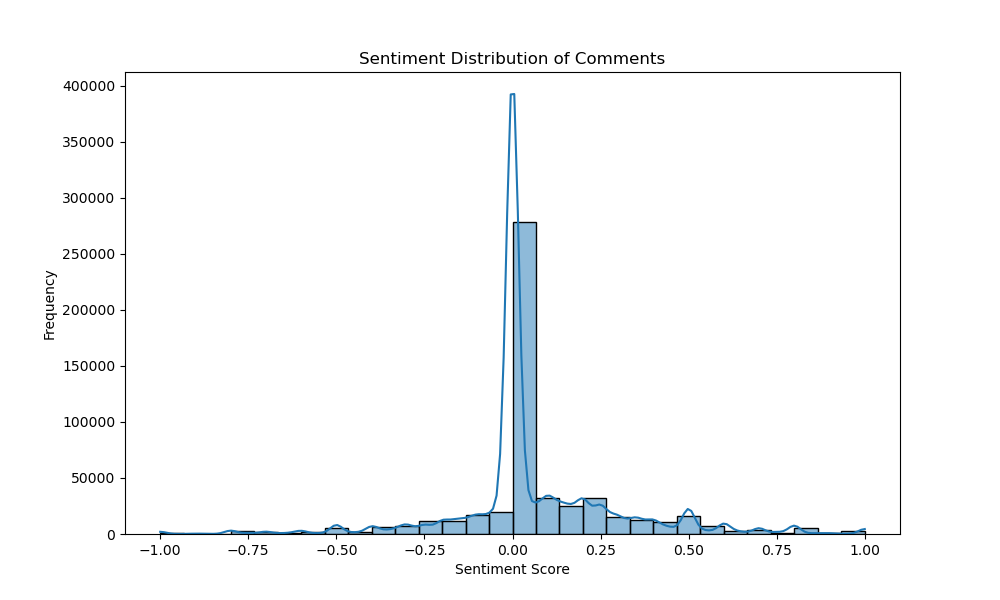

This figure's Python source:
from textblob import TextBlob
from wordcloud import WordCloud
import pandas as pd
import matplotlib.pyplot as plt
import seaborn as sns

df = pd.read_csv('/Users/kevinsherla/AAAA/USC/CSCI DEEEEEEEEP L/STEP 1/elonmusk/kev reddit?/reddit_data_comments.csv')

# Function to calculate sentiment
def calculate_sentiment(text):
    return TextBlob(text).sentiment.polarity

# Calculate sentiment for each comment
df['sentiment'] = df['body'].astype(str).apply(calculate_sentiment)

# Visualize the distribution of sentiment
plt.figure(figsize=(10, 6))
sns.histplot(df['sentiment'], bins=30, kde=True)
plt.title('Sentiment Distribution of Comments')
plt.xlabel('Sentiment Score')
plt.ylabel('Frequency')
plt.show()
